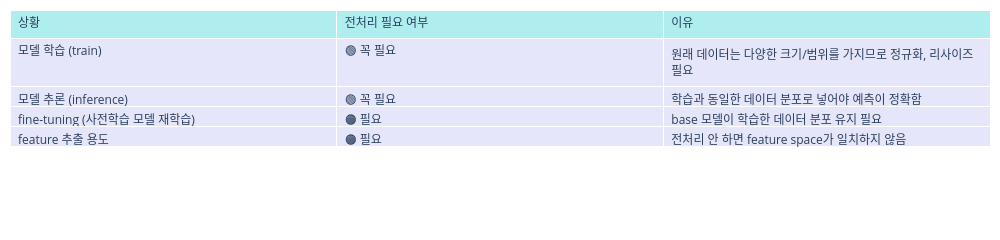

Write notebook code for a chart like this one.
### Code cell
show_table(df2, 1000, 170)

### Figure 1 — Plotly figure (JSON) as saved in the notebook; plotly's stock layout.template omitted (floating-point values rounded to 4 significant figures)
{"data": [{"cells": {"align": "left", "fill": {"color": "lavender"}, "values": [["모델 학습 (train)", "모델 추론 (inference)", "fine-tuning (사전학습 모델 재학습)", "feature 추출 용도"], ["🟢 꼭 필요", "🟢 꼭 필요", "🟠 필요", "🟠 필요"], ["원래 데이터는 다양한 크기/범위를 가지므로 정규화, 리사이즈 필요", "학습과 동일한 데이터 분포로 넣어야 예측이 정확함", "base 모델이 학습한 데이터 분포 유지 필요", "전처리 안 하면 feature space가 일치하지 않음"]]}, "header": {"align": "left", "fill": {"color": "paleturquoise"}, "values": ["상황", "전처리 필요 여부", "이유"]}, "type": "table"}], "layout": {"autosize": true, "height": 170, "margin": {"b": 10, "l": 10, "r": 10, "t": 10}, "width": 1000}}
